Frame 1 (no input): blank canvas, image omitted
Frame 60 (the mouse pressed at the canvas centre just before this capture): blank canvas, image omitted
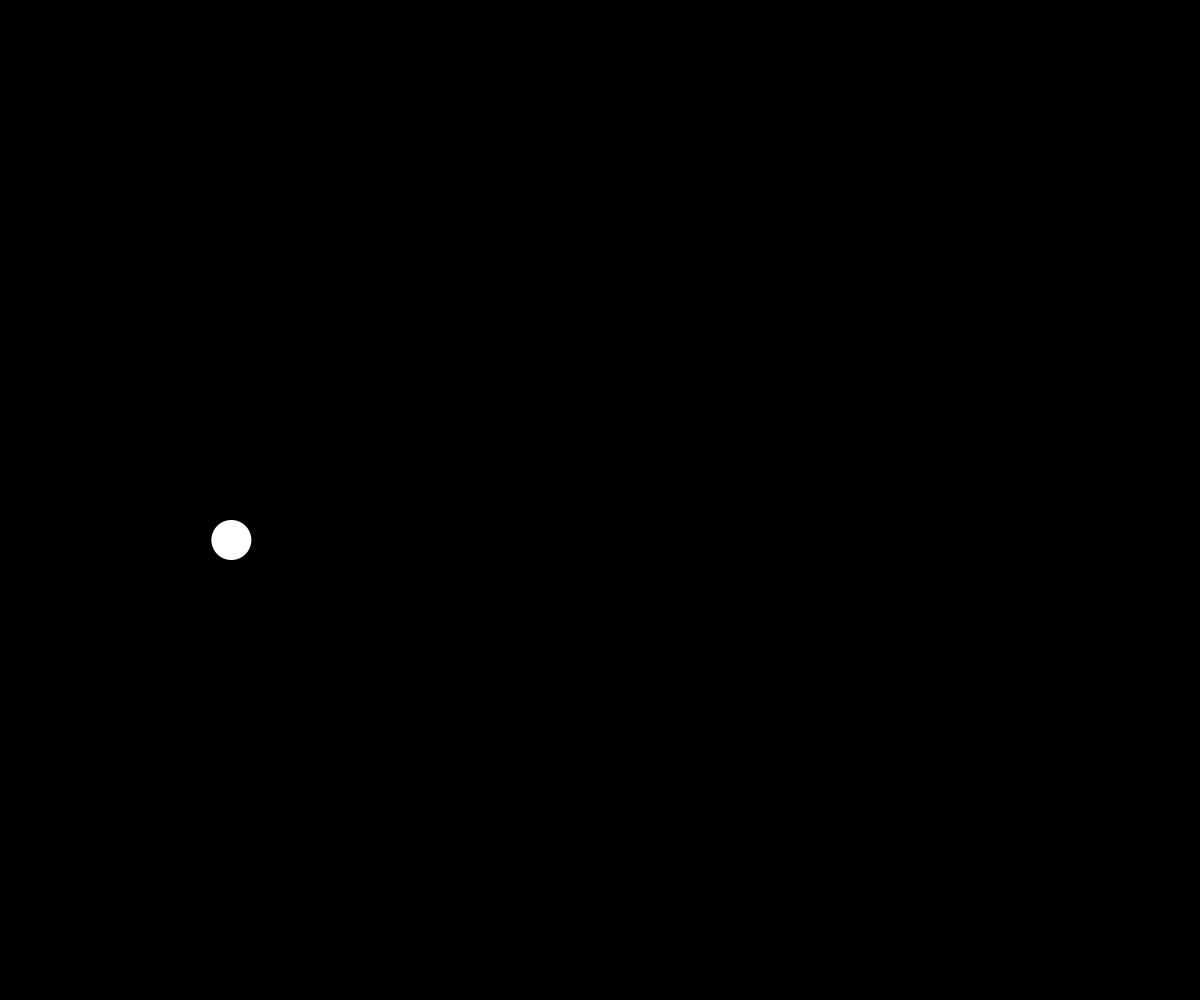
Frame 120 (the mouse held since frame 60 and released just before this capture)

The Processing sketch whose frames 1 and 60 were blank and that drew this single picture after the mouse press (run headless with seeded random() and noise(); from frame 60 on, the mouse is pressed at the canvas centre):

// Processing sketch: Snow_test_Sky_Ta
// ── Snow_test_Sky_Ta.pde
float xPos = 300;//Location x and y of snow
float yPos;
float speedX = 10; //change of speed of the snow (left right)
float speedY = 9; //down direction

int colorSpeed = 100; //change of snow gradient

void setup() {
  size(1200, 1000);
  background(0);
  noStroke();
  smooth();
}

void draw() {
  //Snow falling:
    background (0);
    println(colorSpeed);
    
//for (int i = 0; i <=100; i = i + width/10){ //suppose to create many snowflakes falling
 // xPos = xPos + i;
      if (mousePressed) {
      xPos+= random(-speedX, speedX);
      yPos+= speedY;

      colorSpeed = constrain(colorSpeed, 0, 255) + 15;
    } else {
      colorSpeed = colorSpeed - 10;
     }
     fill (255, 255, 255, colorSpeed); //suppose to make the snow dim down color after mousere leasec

     ellipse (xPos+30, yPos, 40, 40);
    if (yPos >= 1000) {
      yPos = 0;
    }
  }
//}
